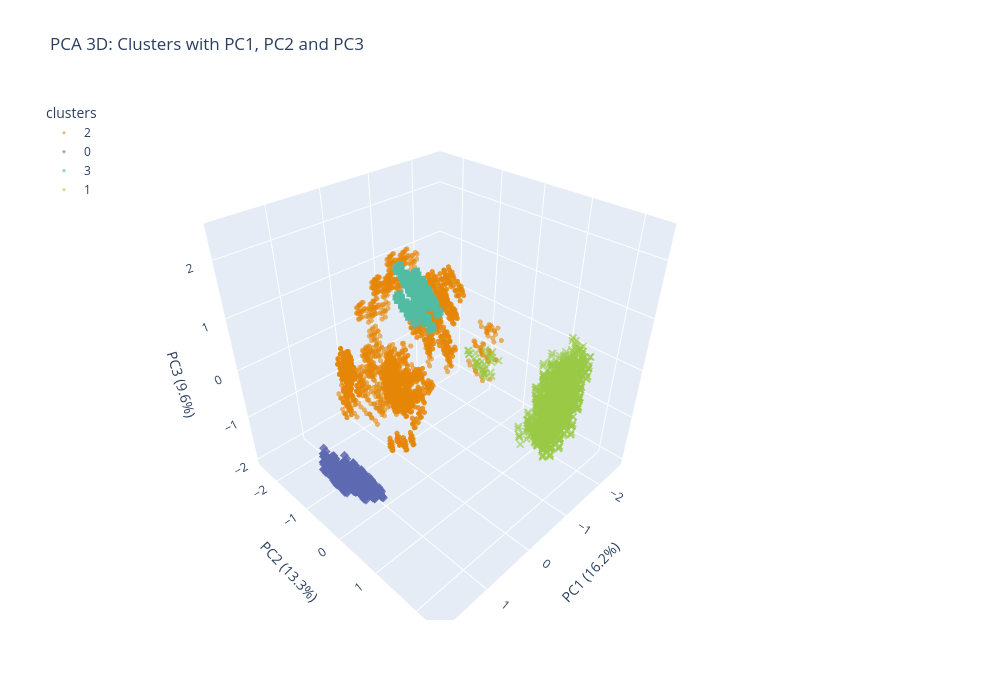

Notebook code for this chart:
### Code cell
# 1. PCA with 3 components
pca_3d = PCA(n_components=3)
X_pca_3d = pca_3d.fit_transform(X_encoded)

# DataFrame for Plotly
df_pca_3d = pd.DataFrame(X_pca_3d, columns=['PC1', 'PC2', 'PC3'])
df_pca_3d['clusters'] = clusters.astype(str)

# 2. 3D interactiva visualization
fig = px.scatter_3d(
    df_pca_3d,
    x='PC1',
    y='PC2',
    z='PC3',
    color='clusters',
    symbol='clusters',
    color_discrete_sequence=px.colors.qualitative.Vivid,
    title='PCA 3D: Clusters with PC1, PC2 and PC3',
    labels={'PC1': f'PC1 ({pca_3d.explained_variance_ratio_[0]*100:.1f}%)',
            'PC2': f'PC2 ({pca_3d.explained_variance_ratio_[1]*100:.1f}%)',
            'PC3': f'PC3 ({pca_3d.explained_variance_ratio_[2]*100:.1f}%)'}
)

fig.update_layout(
    scene_aspectmode='cube',
    width=1000,
    height=700,
    legend=dict(
        x=-0.05,
        y=1,
        xanchor='left',
        yanchor='top'
    ),
    margin=dict(r=200) # Aumentar el margen derecho para dar suficiente espacio a la leyenda
)
fig.update_traces(marker=dict(size=3, opacity=0.6))
fig.show()

print(f"Variance explained by PC1: {pca_3d.explained_variance_ratio_[0]*100:.1f}%")
print(f"Variance explained by PC2: {pca_3d.explained_variance_ratio_[1]*100:.1f}%")
print(f"Variance explained by PC3: {pca_3d.explained_variance_ratio_[2]*100:.1f}%")

### Figure 1 — Plotly figure (JSON) as saved in the notebook; plotly's stock layout.template omitted (floating-point values rounded to 4 significant figures; data arrays with more than 128 entries replaced by an {"elided": "..."} marker saying what was removed)
{"data": [{"hovertemplate": "clusters=2<br>PC1 (16.2%)=%{x}<br>PC2 (13.3%)=%{y}<br>PC3 (9.6%)=%{z}<extra></extra>", "legendgroup": "2", "marker": {"color": "rgb(229, 134, 6)", "opacity": 0.6, "size": 3, "symbol": "circle"}, "mode": "markers", "name": "2", "scene": "scene", "showlegend": true, "type": "scatter3d", "x": {"elided": "3340 float values"}, "y": {"elided": "3340 float values"}, "z": {"elided": "3340 float values"}}, {"hovertemplate": "clusters=0<br>PC1 (16.2%)=%{x}<br>PC2 (13.3%)=%{y}<br>PC3 (9.6%)=%{z}<extra></extra>", "legendgroup": "0", "marker": {"color": "rgb(93, 105, 177)", "opacity": 0.6, "size": 3, "symbol": "diamond"}, "mode": "markers", "name": "0", "scene": "scene", "showlegend": true, "type": "scatter3d", "x": {"elided": "1728 float values"}, "y": {"elided": "1728 float values"}, "z": {"elided": "1728 float values"}}, {"hovertemplate": "clusters=3<br>PC1 (16.2%)=%{x}<br>PC2 (13.3%)=%{y}<br>PC3 (9.6%)=%{z}<extra></extra>", "legendgroup": "3", "marker": {"color": "rgb(82, 188, 163)", "opacity": 0.6, "size": 3, "symbol": "square"}, "mode": "markers", "name": "3", "scene": "scene", "showlegend": true, "type": "scatter3d", "x": {"elided": "1296 float values"}, "y": {"elided": "1296 float values"}, "z": {"elided": "1296 float values"}}, {"hovertemplate": "clusters=1<br>PC1 (16.2%)=%{x}<br>PC2 (13.3%)=%{y}<br>PC3 (9.6%)=%{z}<extra></extra>", "legendgroup": "1", "marker": {"color": "rgb(153, 201, 69)", "opacity": 0.6, "size": 3, "symbol": "x"}, "mode": "markers", "name": "1", "scene": "scene", "showlegend": true, "type": "scatter3d", "x": {"elided": "1760 float values"}, "y": {"elided": "1760 float values"}, "z": {"elided": "1760 float values"}}], "layout": {"height": 700, "legend": {"title": {"text": "clusters"}, "tracegroupgap": 0, "x": -0.05, "xanchor": "left", "y": 1, "yanchor": "top"}, "margin": {"r": 200}, "scene": {"aspectmode": "cube", "domain": {"x": [0, 1], "y": [0, 1]}, "xaxis": {"title": {"text": "PC1 (16.2%)"}}, "yaxis": {"title": {"text": "PC2 (13.3%)"}}, "zaxis": {"title": {"text": "PC3 (9.6%)"}}}, "title": {"text": "PCA 3D: Clusters with PC1, PC2 and PC3"}, "width": 1000}}
